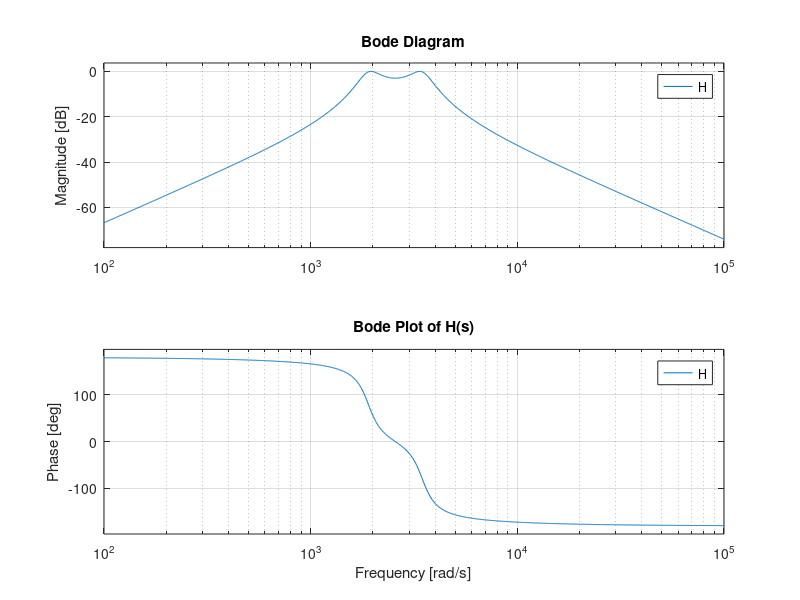

This figure's MATLAB source:
clear; clc; close all;

% Numerator
num = [1.996e6 0 0];

% Denominator
den1 = [1 831.9932 1.2014e7];
den2 = [1 456.5468 3.6183e6];
den = conv(den1, den2);

% Create transfer function
H = tf(num, den);

% Bode plot
figure(1);
bode(H);
grid on;
title('Bode Plot of H(s)');
